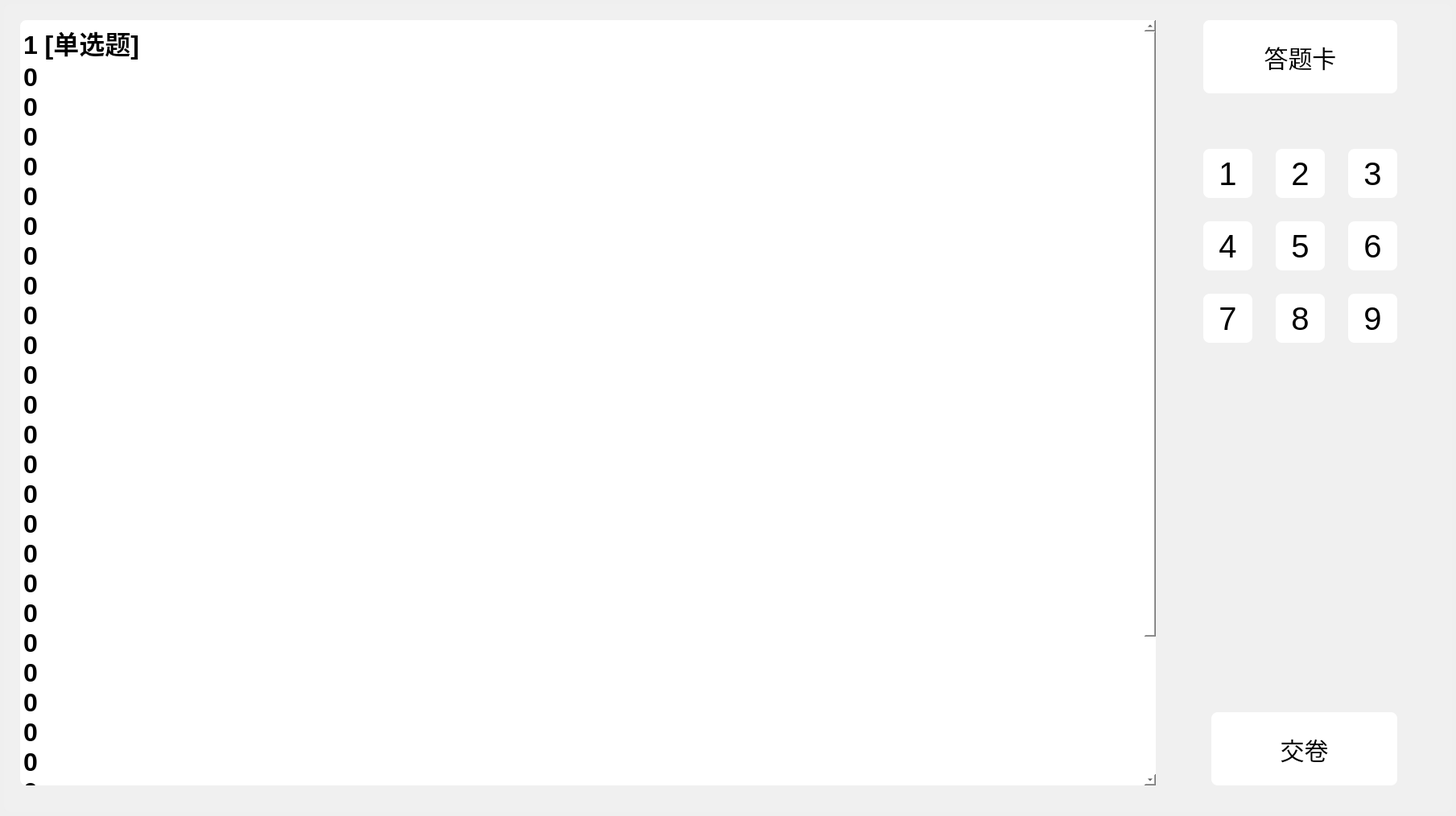
<?xml version="1.0" encoding="UTF-8"?>
<ui version="4.0">
 <class>Form</class>
 <widget class="QWidget" name="Form">
  <property name="geometry">
   <rect>
    <x>0</x>
    <y>0</y>
    <width>1809</width>
    <height>1014</height>
   </rect>
  </property>
  <property name="windowTitle">
   <string>Form</string>
  </property>
  <layout class="QVBoxLayout" name="verticalLayout">
   <item>
    <widget class="QScrollArea" name="scrollArea">
     <property name="styleSheet">
      <string notr="true">background:rgba(240,240,240,0.8);
background-image: url(:/新前缀/C:/Users/AoiMatsu/Pictures/pink.png);
border-radius:8px;</string>
     </property>
     <property name="widgetResizable">
      <bool>true</bool>
     </property>
     <widget class="QWidget" name="scrollAreaWidgetContents">
      <property name="geometry">
       <rect>
        <x>0</x>
        <y>0</y>
        <width>1791</width>
        <height>996</height>
       </rect>
      </property>
      <widget class="QTextEdit" name="textEdit">
       <property name="geometry">
        <rect>
         <x>20</x>
         <y>20</y>
         <width>1411</width>
         <height>951</height>
        </rect>
       </property>
       <property name="styleSheet">
        <string notr="true">background:rgba(255,255,255,1);</string>
       </property>
       <property name="documentTitle">
        <string/>
       </property>
       <property name="html">
        <string>&lt;!DOCTYPE HTML PUBLIC &quot;-//W3C//DTD HTML 4.0//EN&quot; &quot;http://www.w3.org/TR/REC-html40/strict.dtd&quot;&gt;
&lt;html&gt;&lt;head&gt;&lt;meta name=&quot;qrichtext&quot; content=&quot;1&quot; /&gt;&lt;style type=&quot;text/css&quot;&gt;
p, li { white-space: pre-wrap; }
&lt;/style&gt;&lt;/head&gt;&lt;body style=&quot; font-family:'SimSun'; font-size:9pt; font-weight:400; font-style:normal;&quot;&gt;
&lt;p style=&quot; margin-top:0px; margin-bottom:0px; margin-left:0px; margin-right:0px; -qt-block-indent:0; text-indent:0px;&quot;&gt;&lt;span style=&quot; font-size:24pt; font-weight:600;&quot;&gt;1 [单选题] &lt;/span&gt;&lt;/p&gt;
&lt;p style=&quot; margin-top:0px; margin-bottom:0px; margin-left:0px; margin-right:0px; -qt-block-indent:0; text-indent:0px;&quot;&gt;&lt;span style=&quot; font-size:24pt; font-weight:600;&quot;&gt;0&lt;/span&gt;&lt;/p&gt;
&lt;p style=&quot; margin-top:0px; margin-bottom:0px; margin-left:0px; margin-right:0px; -qt-block-indent:0; text-indent:0px;&quot;&gt;&lt;span style=&quot; font-size:24pt; font-weight:600;&quot;&gt;0&lt;/span&gt;&lt;/p&gt;
&lt;p style=&quot; margin-top:0px; margin-bottom:0px; margin-left:0px; margin-right:0px; -qt-block-indent:0; text-indent:0px;&quot;&gt;&lt;span style=&quot; font-size:24pt; font-weight:600;&quot;&gt;0&lt;/span&gt;&lt;/p&gt;
&lt;p style=&quot; margin-top:0px; margin-bottom:0px; margin-left:0px; margin-right:0px; -qt-block-indent:0; text-indent:0px;&quot;&gt;&lt;span style=&quot; font-size:24pt; font-weight:600;&quot;&gt;0&lt;/span&gt;&lt;/p&gt;
&lt;p style=&quot; margin-top:0px; margin-bottom:0px; margin-left:0px; margin-right:0px; -qt-block-indent:0; text-indent:0px;&quot;&gt;&lt;span style=&quot; font-size:24pt; font-weight:600;&quot;&gt;0&lt;/span&gt;&lt;/p&gt;
&lt;p style=&quot; margin-top:0px; margin-bottom:0px; margin-left:0px; margin-right:0px; -qt-block-indent:0; text-indent:0px;&quot;&gt;&lt;span style=&quot; font-size:24pt; font-weight:600;&quot;&gt;0&lt;/span&gt;&lt;/p&gt;
&lt;p style=&quot; margin-top:0px; margin-bottom:0px; margin-left:0px; margin-right:0px; -qt-block-indent:0; text-indent:0px;&quot;&gt;&lt;span style=&quot; font-size:24pt; font-weight:600;&quot;&gt;0&lt;/span&gt;&lt;/p&gt;
&lt;p style=&quot; margin-top:0px; margin-bottom:0px; margin-left:0px; margin-right:0px; -qt-block-indent:0; text-indent:0px;&quot;&gt;&lt;span style=&quot; font-size:24pt; font-weight:600;&quot;&gt;0&lt;/span&gt;&lt;/p&gt;
&lt;p style=&quot; margin-top:0px; margin-bottom:0px; margin-left:0px; margin-right:0px; -qt-block-indent:0; text-indent:0px;&quot;&gt;&lt;span style=&quot; font-size:24pt; font-weight:600;&quot;&gt;0&lt;/span&gt;&lt;/p&gt;
&lt;p style=&quot; margin-top:0px; margin-bottom:0px; margin-left:0px; margin-right:0px; -qt-block-indent:0; text-indent:0px;&quot;&gt;&lt;span style=&quot; font-size:24pt; font-weight:600;&quot;&gt;0&lt;/span&gt;&lt;/p&gt;
&lt;p style=&quot; margin-top:0px; margin-bottom:0px; margin-left:0px; margin-right:0px; -qt-block-indent:0; text-indent:0px;&quot;&gt;&lt;span style=&quot; font-size:24pt; font-weight:600;&quot;&gt;0&lt;/span&gt;&lt;/p&gt;
&lt;p style=&quot; margin-top:0px; margin-bottom:0px; margin-left:0px; margin-right:0px; -qt-block-indent:0; text-indent:0px;&quot;&gt;&lt;span style=&quot; font-size:24pt; font-weight:600;&quot;&gt;0&lt;/span&gt;&lt;/p&gt;
&lt;p style=&quot; margin-top:0px; margin-bottom:0px; margin-left:0px; margin-right:0px; -qt-block-indent:0; text-indent:0px;&quot;&gt;&lt;span style=&quot; font-size:24pt; font-weight:600;&quot;&gt;0&lt;/span&gt;&lt;/p&gt;
&lt;p style=&quot; margin-top:0px; margin-bottom:0px; margin-left:0px; margin-right:0px; -qt-block-indent:0; text-indent:0px;&quot;&gt;&lt;span style=&quot; font-size:24pt; font-weight:600;&quot;&gt;0&lt;/span&gt;&lt;/p&gt;
&lt;p style=&quot; margin-top:0px; margin-bottom:0px; margin-left:0px; margin-right:0px; -qt-block-indent:0; text-indent:0px;&quot;&gt;&lt;span style=&quot; font-size:24pt; font-weight:600;&quot;&gt;0&lt;/span&gt;&lt;/p&gt;
&lt;p style=&quot; margin-top:0px; margin-bottom:0px; margin-left:0px; margin-right:0px; -qt-block-indent:0; text-indent:0px;&quot;&gt;&lt;span style=&quot; font-size:24pt; font-weight:600;&quot;&gt;0&lt;/span&gt;&lt;/p&gt;
&lt;p style=&quot; margin-top:0px; margin-bottom:0px; margin-left:0px; margin-right:0px; -qt-block-indent:0; text-indent:0px;&quot;&gt;&lt;span style=&quot; font-size:24pt; font-weight:600;&quot;&gt;0&lt;/span&gt;&lt;/p&gt;
&lt;p style=&quot; margin-top:0px; margin-bottom:0px; margin-left:0px; margin-right:0px; -qt-block-indent:0; text-indent:0px;&quot;&gt;&lt;span style=&quot; font-size:24pt; font-weight:600;&quot;&gt;0&lt;/span&gt;&lt;/p&gt;
&lt;p style=&quot; margin-top:0px; margin-bottom:0px; margin-left:0px; margin-right:0px; -qt-block-indent:0; text-indent:0px;&quot;&gt;&lt;span style=&quot; font-size:24pt; font-weight:600;&quot;&gt;0&lt;/span&gt;&lt;/p&gt;
&lt;p style=&quot; margin-top:0px; margin-bottom:0px; margin-left:0px; margin-right:0px; -qt-block-indent:0; text-indent:0px;&quot;&gt;&lt;span style=&quot; font-size:24pt; font-weight:600;&quot;&gt;0&lt;/span&gt;&lt;/p&gt;
&lt;p style=&quot; margin-top:0px; margin-bottom:0px; margin-left:0px; margin-right:0px; -qt-block-indent:0; text-indent:0px;&quot;&gt;&lt;span style=&quot; font-size:24pt; font-weight:600;&quot;&gt;0&lt;/span&gt;&lt;/p&gt;
&lt;p style=&quot; margin-top:0px; margin-bottom:0px; margin-left:0px; margin-right:0px; -qt-block-indent:0; text-indent:0px;&quot;&gt;&lt;span style=&quot; font-size:24pt; font-weight:600;&quot;&gt;0&lt;/span&gt;&lt;/p&gt;
&lt;p style=&quot; margin-top:0px; margin-bottom:0px; margin-left:0px; margin-right:0px; -qt-block-indent:0; text-indent:0px;&quot;&gt;&lt;span style=&quot; font-size:24pt; font-weight:600;&quot;&gt;0&lt;/span&gt;&lt;/p&gt;
&lt;p style=&quot; margin-top:0px; margin-bottom:0px; margin-left:0px; margin-right:0px; -qt-block-indent:0; text-indent:0px;&quot;&gt;&lt;span style=&quot; font-size:24pt; font-weight:600;&quot;&gt;0&lt;/span&gt;&lt;/p&gt;
&lt;p style=&quot; margin-top:0px; margin-bottom:0px; margin-left:0px; margin-right:0px; -qt-block-indent:0; text-indent:0px;&quot;&gt;&lt;span style=&quot; font-size:24pt; font-weight:600;&quot;&gt;0&lt;/span&gt;&lt;/p&gt;
&lt;p style=&quot; margin-top:0px; margin-bottom:0px; margin-left:0px; margin-right:0px; -qt-block-indent:0; text-indent:0px;&quot;&gt;&lt;span style=&quot; font-size:24pt; font-weight:600;&quot;&gt;0&lt;/span&gt;&lt;/p&gt;
&lt;p style=&quot; margin-top:0px; margin-bottom:0px; margin-left:0px; margin-right:0px; -qt-block-indent:0; text-indent:0px;&quot;&gt;&lt;span style=&quot; font-size:24pt; font-weight:600;&quot;&gt;0&lt;/span&gt;&lt;/p&gt;
&lt;p style=&quot; margin-top:0px; margin-bottom:0px; margin-left:0px; margin-right:0px; -qt-block-indent:0; text-indent:0px;&quot;&gt;&lt;span style=&quot; font-size:24pt; font-weight:600;&quot;&gt;0&lt;/span&gt;&lt;/p&gt;
&lt;p style=&quot; margin-top:0px; margin-bottom:0px; margin-left:0px; margin-right:0px; -qt-block-indent:0; text-indent:0px;&quot;&gt;&lt;span style=&quot; font-size:24pt; font-weight:600;&quot;&gt;0&lt;/span&gt;&lt;/p&gt;
&lt;p style=&quot; margin-top:0px; margin-bottom:0px; margin-left:0px; margin-right:0px; -qt-block-indent:0; text-indent:0px;&quot;&gt;&lt;span style=&quot; font-size:24pt; font-weight:600;&quot;&gt;0&lt;/span&gt;&lt;/p&gt;&lt;/body&gt;&lt;/html&gt;</string>
       </property>
      </widget>
      <widget class="QPushButton" name="pushButton_jiaojuan">
       <property name="geometry">
        <rect>
         <x>1500</x>
         <y>880</y>
         <width>231</width>
         <height>91</height>
        </rect>
       </property>
       <property name="styleSheet">
        <string notr="true">QPushButton{
background:rgba(255,255,255,1);
font-family:微软雅黑;
font-size:30px;
}
QPushButton:hover{
background:#808080;
border-radius:15px;
}</string>
       </property>
       <property name="text">
        <string>交卷</string>
       </property>
       <property name="iconSize">
        <size>
         <width>30</width>
         <height>30</height>
        </size>
       </property>
      </widget>
      <widget class="QPushButton" name="pushButton_datika">
       <property name="geometry">
        <rect>
         <x>1490</x>
         <y>20</y>
         <width>241</width>
         <height>91</height>
        </rect>
       </property>
       <property name="styleSheet">
        <string notr="true">QPushButton{
background:rgba(255,255,255,1);
font-family:微软雅黑;
font-size:30px;
}</string>
       </property>
       <property name="text">
        <string>答题卡</string>
       </property>
       <property name="iconSize">
        <size>
         <width>30</width>
         <height>30</height>
        </size>
       </property>
      </widget>
      <widget class="QPushButton" name="pushButton">
       <property name="geometry">
        <rect>
         <x>1490</x>
         <y>180</y>
         <width>61</width>
         <height>61</height>
        </rect>
       </property>
       <property name="styleSheet">
        <string notr="true">QPushButton{
background:rgba(255,255,255,1);
font-family:微软雅黑;
font-size:40px;
}
QPushButton:hover{
background:#808080;
border-radius:30px;
}</string>
       </property>
       <property name="text">
        <string>1</string>
       </property>
      </widget>
      <widget class="QPushButton" name="pushButton_2">
       <property name="geometry">
        <rect>
         <x>1580</x>
         <y>180</y>
         <width>61</width>
         <height>61</height>
        </rect>
       </property>
       <property name="styleSheet">
        <string notr="true">QPushButton{
background:rgba(255,255,255,1);
font-family:微软雅黑;
font-size:40px;
}
QPushButton:hover{
background:#808080;
border-radius:30px;
}</string>
       </property>
       <property name="text">
        <string>2</string>
       </property>
      </widget>
      <widget class="QPushButton" name="pushButton_3">
       <property name="geometry">
        <rect>
         <x>1670</x>
         <y>180</y>
         <width>61</width>
         <height>61</height>
        </rect>
       </property>
       <property name="styleSheet">
        <string notr="true">QPushButton{
background:rgba(255,255,255,1);
font-family:微软雅黑;
font-size:40px;
}
QPushButton:hover{
background:#808080;
border-radius:30px;
}</string>
       </property>
       <property name="text">
        <string>3</string>
       </property>
      </widget>
      <widget class="QPushButton" name="pushButton_4">
       <property name="geometry">
        <rect>
         <x>1490</x>
         <y>270</y>
         <width>61</width>
         <height>61</height>
        </rect>
       </property>
       <property name="styleSheet">
        <string notr="true">QPushButton{
background:rgba(255,255,255,1);
font-family:微软雅黑;
font-size:40px;
}
QPushButton:hover{
background:#808080;
border-radius:30px;
}</string>
       </property>
       <property name="text">
        <string>4</string>
       </property>
      </widget>
      <widget class="QPushButton" name="pushButton_5">
       <property name="geometry">
        <rect>
         <x>1580</x>
         <y>270</y>
         <width>61</width>
         <height>61</height>
        </rect>
       </property>
       <property name="styleSheet">
        <string notr="true">QPushButton{
background:rgba(255,255,255,1);
font-family:微软雅黑;
font-size:40px;
}
QPushButton:hover{
background:#808080;
border-radius:30px;
}</string>
       </property>
       <property name="text">
        <string>5</string>
       </property>
      </widget>
      <widget class="QPushButton" name="pushButton_6">
       <property name="geometry">
        <rect>
         <x>1670</x>
         <y>270</y>
         <width>61</width>
         <height>61</height>
        </rect>
       </property>
       <property name="styleSheet">
        <string notr="true">QPushButton{
background:rgba(255,255,255,1);
font-family:微软雅黑;
font-size:40px;
}
QPushButton:hover{
background:#808080;
border-radius:30px;
}</string>
       </property>
       <property name="text">
        <string>6</string>
       </property>
      </widget>
      <widget class="QPushButton" name="pushButton_7">
       <property name="geometry">
        <rect>
         <x>1490</x>
         <y>360</y>
         <width>61</width>
         <height>61</height>
        </rect>
       </property>
       <property name="styleSheet">
        <string notr="true">QPushButton{
background:rgba(255,255,255,1);
font-family:微软雅黑;
font-size:40px;
}
QPushButton:hover{
background:#808080;
border-radius:30px;
}</string>
       </property>
       <property name="text">
        <string>7</string>
       </property>
      </widget>
      <widget class="QPushButton" name="pushButton_8">
       <property name="geometry">
        <rect>
         <x>1580</x>
         <y>360</y>
         <width>61</width>
         <height>61</height>
        </rect>
       </property>
       <property name="styleSheet">
        <string notr="true">QPushButton{
background:rgba(255,255,255,1);
font-family:微软雅黑;
font-size:40px;
}
QPushButton:hover{
background:#808080;
border-radius:30px;
}</string>
       </property>
       <property name="text">
        <string>8</string>
       </property>
      </widget>
      <widget class="QPushButton" name="pushButton_9">
       <property name="geometry">
        <rect>
         <x>1670</x>
         <y>360</y>
         <width>61</width>
         <height>61</height>
        </rect>
       </property>
       <property name="styleSheet">
        <string notr="true">QPushButton{
background:rgba(255,255,255,1);
font-family:微软雅黑;
font-size:40px;
}
QPushButton:hover{
background:#808080;
border-radius:30px;
}</string>
       </property>
       <property name="text">
        <string>9</string>
       </property>
      </widget>
     </widget>
    </widget>
   </item>
  </layout>
 </widget>
 <layoutdefault spacing="6" margin="5"/>
 <resources>
  <include location="../qrcimage.qrc"/>
 </resources>
 <connections/>
</ui>
